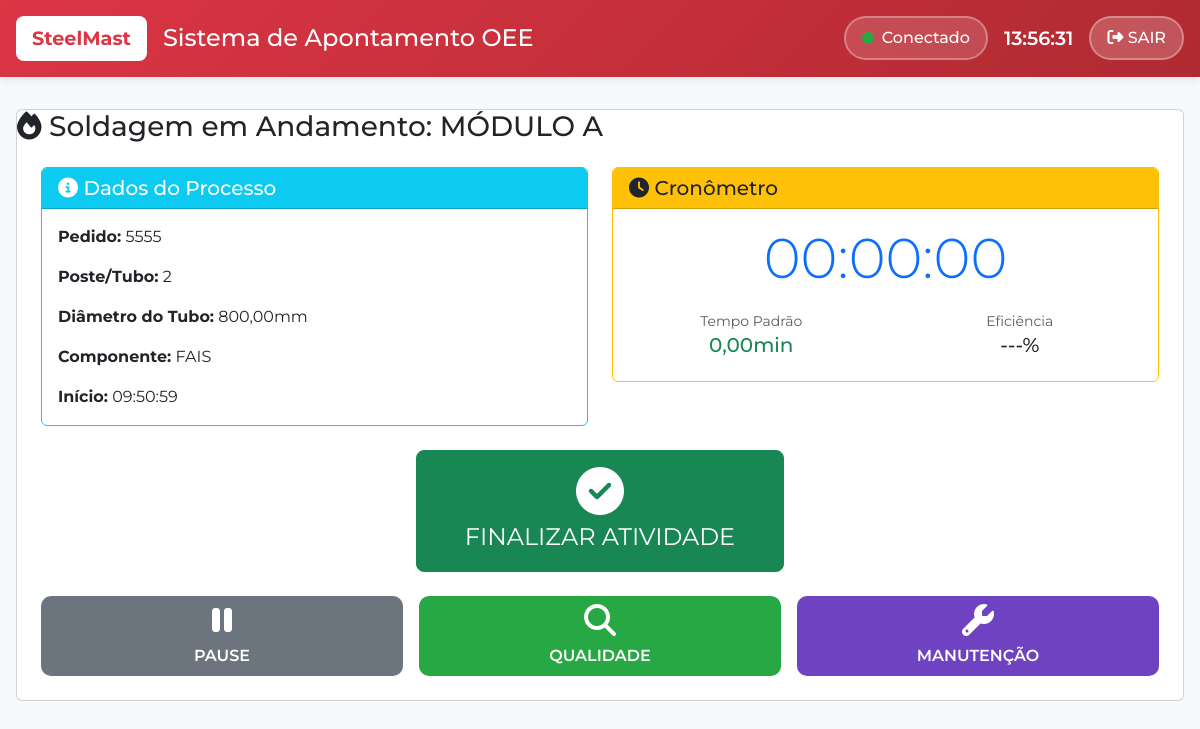
/soldagem/processo/1/ (signed in), run on the app's committed database.
### soldagem/models.py (models this page shows, shortened)
class Apontamento(models.Model):
    soldador = models.ForeignKey(Soldador, on_delete=models.CASCADE)
    modulo = models.ForeignKey(Modulo, on_delete=models.CASCADE)
    componente = models.ForeignKey(Componente, on_delete=models.CASCADE)
    pedido = models.ForeignKey(Pedido, on_delete=models.CASCADE)
    turno = models.ForeignKey(Turno, on_delete=models.CASCADE, null=True, blank=True)
    numero_poste_tubo = models.CharField(max_length=50)
    diametro = models.DecimalField(max_digits=6, decimal_places=2, null=True, blank=True)
    inicio_processo = models.DateTimeField()
    fim_processo = models.DateTimeField(null=True, blank=True)
    tempo_real = models.DecimalField(max_digits=8, decimal_places=2, null=True, blank=True, help_text="Em minutos")
    tempo_padrao = models.DecimalField(max_digits=6, decimal_places=2, help_text="Em minutos")
    eficiencia_calculada = models.DecimalField(max_digits=5, decimal_places=2, null=True, blank=True)
    data_criacao = models.DateTimeField(auto_now_add=True)
    observacoes = models.TextField(blank=True)
    class Meta:
        db_table = 'apontamento'
        ordering = ['-inicio_processo']

class Modulo(models.Model):
    nome = models.CharField(max_length=100)
    descricao = models.TextField(blank=True)
    ativo = models.BooleanField(default=True)
    ordem_exibicao = models.IntegerField(default=0)
    data_criacao = models.DateTimeField(auto_now_add=True)
    class Meta:
        db_table = 'modulo'
        ordering = ['ordem_exibicao', 'nome']

class Pedido(models.Model):
    STATUS_CHOICES = [
        ('ativo', 'Ativo'),
        ('finalizado', 'Finalizado'),
        ('cancelado', 'Cancelado'),
    ]
    numero = models.CharField(max_length=50, unique=True)
    descricao = models.TextField(blank=True)
    data_criacao = models.DateTimeField(auto_now_add=True)
    data_prevista = models.DateField(null=True, blank=True)
    status = models.CharField(max_length=20, choices=STATUS_CHOICES, default='ativo')
    observacoes = models.TextField(blank=True)
    class Meta:
        db_table = 'pedido'
        ordering = ['-data_criacao']

class Componente(models.Model):
    nome = models.CharField(max_length=100)
    descricao = models.TextField(blank=True)
    modulo = models.ForeignKey(Modulo, on_delete=models.CASCADE, related_name='componentes')  # LINHA ADICIONADA
    tempo_padrao = models.DecimalField(max_digits=6, decimal_places=2, help_text="Em minutos")
    considera_diametro = models.BooleanField(default=False)
    formula_calculo = models.TextField(blank=True, help_text="Fórmula para calcular tempo com diâmetro")
    ativo = models.BooleanField(default=True)
    data_criacao = models.DateTimeField(auto_now_add=True)
    class Meta:
        db_table = 'componente'
        ordering = ['nome']

### soldagem/views.py (the view)
# urls.py: path('processo/<int:apontamento_id>/', views.processo_soldagem, name='processo_soldagem'),
@login_required
def processo_soldagem(request, apontamento_id):
    apontamento = get_object_or_404(
        Apontamento,
        id=apontamento_id,
        soldador=request.user.soldador_profile,
        fim_processo__isnull=True
    )
    tipos_parada_geral = TipoParada.objects.filter(
        categoria='geral',
        ativo=True
    ).order_by('nome')
    context = {
        'apontamento': apontamento,
        'tipos_parada_geral': tipos_parada_geral,
    }
    return render(request, 'soldagem/processo_soldagem.html', context)

### core/models.py (called while the page is built)
    def __str__(self):
        return f"{self.nome_completo} ({self.get_tipo_usuario_display()})"

### templates/soldagem/processo_soldagem.html (shortened to what this page needs)
{% extends 'base.html' %}
{% block content %}
<div class="row">
    <div class="col-12">
        <div class="card card-custom">
            <div class="card-header-custom">
                <h3 class="mb-0">
                    <i class="fas fa-fire"></i>
                    Soldagem em Andamento: {{ apontamento.modulo.nome }}
                </h3>
            </div>
            <div class="card-body p-4">
                <div class="row mb-4">
                    <div class="col-md-6">
                        <div class="card border-info">
                            <div class="card-header bg-info text-white">
                                <h5 class="mb-0">
                                    <i class="fas fa-info-circle"></i>
                                    Dados do Processo
                                </h5>
                            </div>
                            <div class="card-body">
                                <p><strong>Pedido:</strong> {{ apontamento.pedido.numero }}</p>
                                <p><strong>Poste/Tubo:</strong> {{ apontamento.numero_poste_tubo }}</p>
                                {% if apontamento.diametro %}
                                    <p><strong>Diâmetro do Tubo:</strong> {{ apontamento.diametro }}mm</p>
                                {% endif %}
                                <p><strong>Componente:</strong> {{ apontamento.componente.nome }}</p>
                                <p class="mb-0"><strong>Início:</strong> {{ apontamento.inicio_processo|date:"H:i:s" }}</p>
                            </div>
                        </div>
                    </div>
                    <div class="col-md-6">
                        <div class="card border-warning">
                            <div class="card-header bg-warning text-dark">
                                <h5 class="mb-0">
                                    <i class="fas fa-clock"></i>
                                    Cronômetro
                                </h5>
                            </div>
                            <div class="card-body text-center">
                                <div class="display-4 text-primary mb-3" id="cronometro">
                                    00:00:00
                                </div>
                                <div class="row">
                                    <div class="col-6">
                                        <small class="text-muted">Tempo Padrão</small>
                                        <p class="h5 text-success">{{ apontamento.tempo_padrao }}min</p>
                                    </div>
                                    <div class="col-6">
                                        <small class="text-muted">Eficiência</small>
                                        <p class="h5" id="eficiencia">---%</p>
                                    </div>
                                </div>
                            </div>
                        </div>
                    </div>
                </div>
                <div class="row mb-4">
                    <div class="col-12">
                        <div class="text-center">
                            <button type="button"
                                    class="btn btn-success btn-lg px-5 py-3"
                                    style="font-size: 1.5rem;"
                                    onclick="finalizarSoldagem()">
                                <i class="fas fa-check-circle fa-2x"></i>
                                <br>
                                FINALIZAR ATIVIDADE
                            </button>
                        </div>
                    </div>
                </div>
                <div class="row g-3">
                    <div class="col-md-4">
                        <button type="button"
                                class="btn btn-parada w-100 h-100"
                                style="min-height: 80px;"
                                onclick="iniciarParada()">
                            <i class="fas fa-pause fa-2x mb-2"></i>
                            <br>
                            PAUSE
                        </button>
                    </div>
                    <div class="col-md-4">
                        <button type="button"
                                class="btn btn-qualidade w-100 h-100"
                                style="min-height: 80px;"
                                onclick="acessarQualidade()">
                            <i class="fas fa-search fa-2x mb-2"></i>
                            <br>
                            QUALIDADE
                        </button>
                    </div>
                    <div class="col-md-4">
                        <button type="button"
                                class="btn btn-parada w-100 h-100"
                                style="min-height: 80px; background: #6f42c1;"
                                onclick="acessarManutencao()">
                            <i class="fas fa-wrench fa-2x mb-2"></i>
                            <br>
                            MANUTENÇÃO
                        </button>
                    </div>
                </div>
            </div>
        </div>
    </div>
</div>
{% endblock %}

### templates/base.html (style rules this page uses)
:root { --primary-color: #dc3545; --secondary-color: #6c757d; --success-color: #28a745; --warning-color: #ffc107; --danger-color: #dc3545; --info-color: #17a2b8; --light-color: #f8f9fa; --dark-color: #343a40; --white: #ffffff; }
body { font-family: 'Montserrat', 'Segoe UI', Tahoma, Geneva, Verdana, sans-serif; background-color: #f8f9fa; margin: 0; padding: 0; }
.btn-qualidade { background: var(--success-color); border: none; color: white; border-radius: 10px; transition: all 0.3s ease; font-weight: 600; }
.btn-parada { background: var(--secondary-color); border: none; color: white; border-radius: 10px; transition: all 0.3s ease; font-weight: 600; }

### data on the page
Apontamento: modulo.nome "MÓDULO A", pedido.numero "5555", numero_poste_tubo "2", diametro "800,00", componente.nome "FAIS", inicio_processo "09:50:59", tempo_padrao "0,00"
